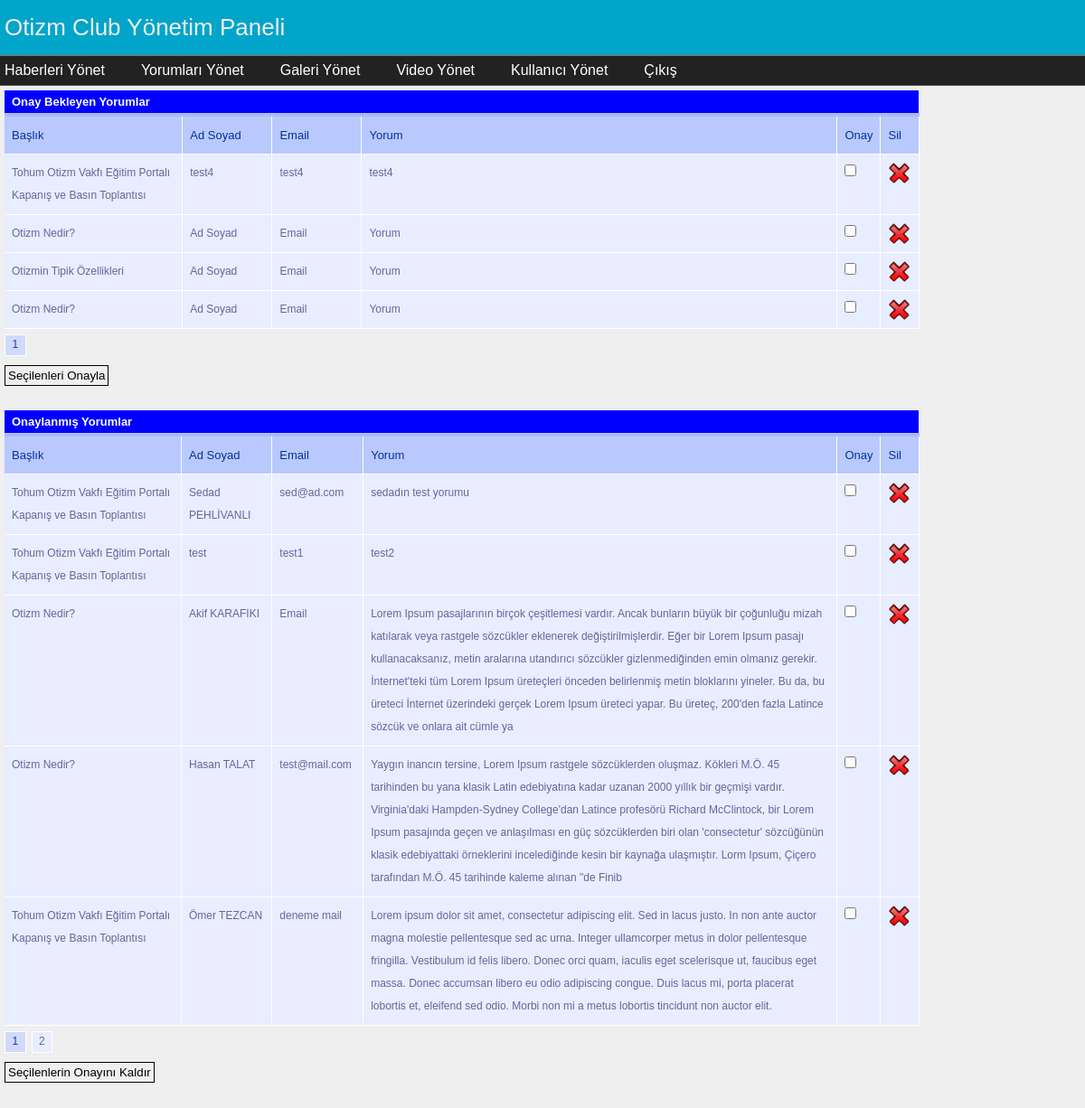
/admin/comment.php (signed in), run on the app's committed database.
### tables this page shows
CREATE TABLE IF NOT EXISTS `comments` (
  `ID` int(11) NOT NULL AUTO_INCREMENT,
  `EVENT_ID` int(11) NOT NULL,
  `NAME_SURNAME` varchar(45) NOT NULL,
  `EMAIL` varchar(45) NOT NULL,
  `MESSAGE` varchar(1024) NOT NULL,
  `APPROVAL` int(11) NOT NULL,
  `PAGE` varchar(45) NOT NULL,
  PRIMARY KEY (`ID`)
);

CREATE TABLE IF NOT EXISTS `news` (
  `ID` int(11) NOT NULL AUTO_INCREMENT,
  `TITLE` varchar(250) NOT NULL,
  `SUMMARY` varchar(500) NOT NULL,
  `DETAIL` text NOT NULL,
  `IMAGE` varchar(250) NOT NULL,
  `DATE` varchar(8) NOT NULL,
  `HEADLINE` int(11) NOT NULL,
  PRIMARY KEY (`ID`)
);

### util/DatabaseUtils.php (called while the page is built, shortened)
<?php
class DatabaseUtils{
	static function retrieveWaitingForApproval($table, $page){
		$query="SELECT n.".SystemVariables::$COLUMN_TITLE.", c.* FROM ".SystemVariables::$TABLE_COMMENTS." c,".$table." n".
				" WHERE ". SystemVariables::$COLUMN_APPROVAL."=0 AND ".
				SystemVariables::$PARAM_PAGE."='".$page."' AND ".
				"c.".SystemVariables::$COLUMN_EVENT_ID."=n.".SystemVariables::$COLUMN_ID;
		$result=mysql_query($query);
		return $result;
	}
	static function retrieveApproved($table, $page){
		$query="SELECT n.".SystemVariables::$COLUMN_TITLE.", c.* FROM ".SystemVariables::$TABLE_COMMENTS." c,".$table." n".
				" WHERE ". SystemVariables::$COLUMN_APPROVAL."=1 AND ".
				SystemVariables::$PARAM_PAGE."='".$page."' AND ".
				"c.".SystemVariables::$COLUMN_EVENT_ID."=n.".SystemVariables::$COLUMN_ID;
		$result=mysql_query($query);
		return $result;
	}
}
?>

### admin/comment.php (the view, shortened to what this page needs)
<?php
include_once '../util/SystemVariables.php';
include_once '../util/DatabaseUtils.php';
function createTableHead(){
	$tableHead =
		"<thead>".
			"<tr>".
				"<th scope=\"col\" style=\"width:20%\">Başlık</td>".
				"<th scope=\"col\" style=\"width:10%\">Ad Soyad</td>".
				"<th scope=\"col\" style=\"width:10%\">Email</td>".
				"<th scope=\"col\" style=\"width:54%\">Yorum</td>".
				"<th scope=\"col\" style=\"width:3%\">Onay</td>".
				"<th scope=\"col\" style=\"width:3%\">Sil</td>".
			"</tr>".
		"</thead>";
	return $tableHead;
}
function createTableBody($row, $isApprove){
	$newsTitle = $row[SystemVariables::$COLUMN_TITLE];
	$nameSurname = $row[SystemVariables::$COLUMN_NAME_SURNAME];
	$email = $row[SystemVariables::$COLUMN_EMAIL];
	$message = $row[SystemVariables::$COLUMN_MESSAGE];
	$approveStr = "approve";
	if(!$isApprove){
		$approveStr = "removeApprove";
	}
	$tableBody =
	"<tr>".
		"<td>".$newsTitle."</td>".
		"<td>".$nameSurname."</td>".
		"<td>".$email."</td>".
		"<td>".$message."</td>".
		"<td><input type=\"checkbox\" id=\"".$approveStr."_".$row[SystemVariables::$COLUMN_ID]."\" ></td>".
		"<td><a href=\"#\" onclick=\"deleteComment('".$row[SystemVariables::$COLUMN_ID]."');\"><img src='../images/delete.png'></a></td>".
	"</tr>";
	return $tableBody;
}
?>
<p style="background-color: blue; font-weight: bold; font-size: 13px;
	padding-left: 8px; color: white; width: 84.3%">Onay Bekleyen Yorumlar</p>
<?php
$table = createTableHead();
$table .= "<tbody>";
$result = DatabaseUtils::retrieveWaitingForApproval(SystemVariables::$TABLE_NEWS,
	SystemVariables::$PARAM_COMMENT_NEWS_PAGE);
while($row = mysql_fetch_array($result))
{
	$table .= createTableBody($row, true);
}
$table .= "</tbody>";
echo "<table id=\"box-table-a\" class=\"paginated\">".$table."</table>";
?>
<input type="button" value="Seçilenleri Onayla"
	style="margin-top:3px; padding:3px; cursor: pointer; border: 1px solid black;"
	onclick="approveComment()">
<br><br>
<p style="background-color: blue; font-weight: bold; font-size: 13px;
	padding-left: 8px; color: white; width: 84.3%">Onaylanmış Yorumlar</p>
<?php
$table = createTableHead();
$table .= "<tbody>";
$result = DatabaseUtils::retrieveApproved(SystemVariables::$TABLE_NEWS,
		SystemVariables::$PARAM_COMMENT_NEWS_PAGE);
while($row = mysql_fetch_array($result))
{
	$table .= createTableBody($row, false);
}
$result = DatabaseUtils::retrieveApproved(SystemVariables::$TABLE_VIDEOS,
		SystemVariables::$PARAM_COMMENT_VIDEOS_PAGE);
while($row = mysql_fetch_array($result))
{
	$table .= createTableBody($row, false);
}
$table .= "</tbody>";
echo "<table id=\"box-table-a\" class=\"paginated\">".$table."</table>";
?>
<input type="button" value="Seçilenlerin Onayını Kaldır"
	style="margin-top:3px; padding:3px; cursor: pointer; border: 1px solid black;"
	onclick="removeApproveComment()">
<?php
include('../admin/master.php');
?>

### css/admin.css (style rules this page uses)
html,body { width: 100%; padding: 0; margin: 0; }
body { font: 12px/25px Arial, Helvetica, sans-serif; color: #292929; background-color: #efefef; }
#box-table-a { font-family: "Lucida Sans Unicode", "Lucida Grande", Sans-Serif; font-size: 12px; width: 85%; text-align: left; border-collapse: collapse; }
#box-table-a th { font-size: 13px; font-weight: normal; padding: 8px; background: #b9c9fe; border-top: 4px solid #aabcfe; border-bottom: 1px solid #fff; border-right: 1px solid #fefefe; color: #039; }
#box-table-a td { padding: 8px; background: #e8edff; border-bottom: 1px solid #fff; color: #669; border-top: 1px solid transparent; border-right: 1px solid #fefefe; }
#box-table-a img { width: 25px; }

### data on the page
comments: news.TITLE "Tohum Otizm Vakfı Eğitim Portalı Kapanış ve Basın Toplantısı", NAME_SURNAME "test4", EMAIL "test4", MESSAGE "test4"
comments: news.TITLE "Otizm Nedir?", NAME_SURNAME "Ad Soyad", EMAIL "Email", MESSAGE "Yorum"
comments: news.TITLE "Otizmin Tipik Özellikleri", NAME_SURNAME "Ad Soyad", EMAIL "Email", MESSAGE "Yorum"
comments: news.TITLE "Otizm Nedir?", NAME_SURNAME "Ad Soyad", EMAIL "Email", MESSAGE "Yorum"
comments: news.TITLE "Tohum Otizm Vakfı Eğitim Portalı Kapanış ve Basın Toplantısı", NAME_SURNAME "Sedad PEHLİVANLI", EMAIL "sed@ad.com", MESSAGE "sedadın test yorumu"
comments: news.TITLE "Tohum Otizm Vakfı Eğitim Portalı Kapanış ve Basın Toplantısı", NAME_SURNAME "test", EMAIL "test1", MESSAGE "test2"
comments: news.TITLE "Otizm Nedir?", NAME_SURNAME "Akif KARAFIKI", EMAIL "Email", MESSAGE "Lorem Ipsum pasajlarının birçok çeşitlemesi vardır. Ancak bunların büyük bir çoğunluğu mizah katılarak veya rastgele sözcükler eklenerek değiştirilmişlerdir. Eğer bir Lorem Ipsum pasajı kullanacaksanız, metin aralarına utandırıcı sözcükler gizlenmediğinden emin olmanız gerekir. İnternet'teki tüm Lorem Ipsum üreteçleri önceden belirlenmiş metin bloklarını yineler. Bu da, bu üreteci İnternet üzerindeki gerçek Lorem Ipsum üreteci yapar. Bu üreteç, 200'den fazla Latince sözcük ve onlara ait cümle ya"
comments: news.TITLE "Otizm Nedir?", NAME_SURNAME "Hasan TALAT", EMAIL "test@mail.com", MESSAGE "Yaygın inancın tersine, Lorem Ipsum rastgele sözcüklerden oluşmaz. Kökleri M.Ö. 45 tarihinden bu yana klasik Latin edebiyatına kadar uzanan 2000 yıllık bir geçmişi vardır. Virginia'daki Hampden-Sydney College'dan Latince profesörü Richard McClintock, bir Lorem Ipsum pasajında geçen ve anlaşılması en güç sözcüklerden biri olan 'consectetur' sözcüğünün klasik edebiyattaki örneklerini incelediğinde kesin bir kaynağa ulaşmıştır. Lorm Ipsum, Çiçero tarafından M.Ö. 45 tarihinde kaleme alınan \"de Finib"
comments: news.TITLE "Tohum Otizm Vakfı Eğitim Portalı Kapanış ve Basın Toplantısı", NAME_SURNAME "Ömer TEZCAN", EMAIL "deneme mail", MESSAGE "Lorem ipsum dolor sit amet, consectetur adipiscing elit. Sed in lacus justo. In non ante auctor magna molestie pellentesque sed ac urna. Integer ullamcorper metus in dolor pellentesque fringilla. Vestibulum id felis libero. Donec orci quam, iaculis eget scelerisque ut, faucibus eget massa. Donec accumsan libero eu odio adipiscing congue. Duis lacus mi, porta placerat lobortis et, eleifend sed odio. Morbi non mi a metus lobortis tincidunt non auctor elit."
